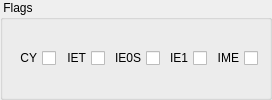
        <widget class="QGroupBox" name="flagsGroupBox">
        <property name="title">
          <string> Flags </string>
        </property>
        <layout class="QHBoxLayout" name="horizontalLayout" stretch="0,0,0,0,0,0">
          <property name="spacing">
          <number>4</number>
          </property>
          <item>
          <widget class="QCheckBox" name="cyCheckBox">
            <property name="toolTip">
            <string>Carry flag</string>
            </property>
            <property name="layoutDirection">
            <enum>Qt::RightToLeft</enum>
            </property>
            <property name="text">
            <string>CY</string>
            </property>
            <property name="key" stdset="0">
            <string>CY</string>
            </property>
            <property name="type" stdset="0">
            <string>boolean</string>
            </property>
          </widget>
          </item>
          <item>
          <widget class="QCheckBox" name="ietCheckBox">
            <property name="toolTip">
            <string>Register bank enable flag</string>
            </property>
            <property name="layoutDirection">
            <enum>Qt::RightToLeft</enum>
            </property>
            <property name="text">
            <string>IET</string>
            </property>
            <property name="key" stdset="0">
            <string>IET</string>
            </property>
            <property name="type" stdset="0">
            <string>boolean</string>
            </property>
          </widget>
          </item>
          <item>
          <widget class="QCheckBox" name="ie0sCheckBox">
            <property name="toolTip">
            <string>Register bank enable flag</string>
            </property>
            <property name="layoutDirection">
            <enum>Qt::RightToLeft</enum>
            </property>
            <property name="text">
            <string>IE0S</string>
            </property>
            <property name="key" stdset="0">
            <string>IE0S</string>
            </property>
            <property name="type" stdset="0">
            <string>boolean</string>
            </property>
          </widget>
          </item>
          <item>
          <widget class="QCheckBox" name="ie1CheckBox">
            <property name="toolTip">
            <string>Register bank enable flag</string>
            </property>
            <property name="layoutDirection">
            <enum>Qt::RightToLeft</enum>
            </property>
            <property name="text">
            <string>IE1</string>
            </property>
            <property name="key" stdset="0">
            <string>IE1</string>
            </property>
            <property name="type" stdset="0">
            <string>boolean</string>
            </property>
          </widget>
          </item>
          <item>
          <widget class="QCheckBox" name="imeCheckBox">
            <property name="toolTip">
            <string>Interrupt master enable flag</string>
            </property>
            <property name="layoutDirection">
            <enum>Qt::RightToLeft</enum>
            </property>
            <property name="text">
            <string>IME</string>
            </property>
            <property name="key" stdset="0">
            <string>IME</string>
            </property>
            <property name="type" stdset="0">
            <string>boolean</string>
            </property>
          </widget>
          </item>
        </layout>
        </widget>
